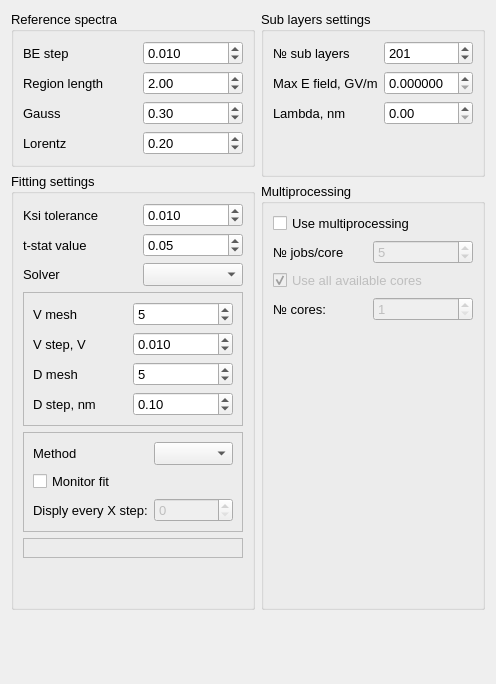
      <widget class="QWidget" name="page_2">
       <layout class="QGridLayout" name="gridLayout_6">
        <item row="0" column="0">
         <widget class="QGroupBox" name="groupBox_2">
          <property name="font">
           <font>
            <pointsize>10</pointsize>
           </font>
          </property>
          <property name="title">
           <string>Reference spectra</string>
          </property>
          <layout class="QGridLayout" name="gridLayout_2">
           <item row="3" column="1">
            <widget class="QDoubleSpinBox" name="sb_ref_lorentz">
             <property name="minimum">
              <double>0.010000000000000</double>
             </property>
             <property name="value">
              <double>0.200000000000000</double>
             </property>
            </widget>
           </item>
           <item row="0" column="1">
            <widget class="QDoubleSpinBox" name="sb_ref_be_step">
             <property name="decimals">
              <number>3</number>
             </property>
             <property name="minimum">
              <double>0.001000000000000</double>
             </property>
             <property name="maximum">
              <double>1.000000000000000</double>
             </property>
             <property name="singleStep">
              <double>0.001000000000000</double>
             </property>
             <property name="value">
              <double>0.010000000000000</double>
             </property>
            </widget>
           </item>
           <item row="1" column="1">
            <widget class="QDoubleSpinBox" name="sb_ref_width">
             <property name="minimumSize">
              <size>
               <width>100</width>
               <height>0</height>
              </size>
             </property>
             <property name="maximumSize">
              <size>
               <width>100</width>
               <height>16777215</height>
              </size>
             </property>
             <property name="minimum">
              <double>0.010000000000000</double>
             </property>
             <property name="singleStep">
              <double>0.100000000000000</double>
             </property>
             <property name="value">
              <double>2.000000000000000</double>
             </property>
            </widget>
           </item>
           <item row="2" column="0">
            <widget class="QLabel" name="label_5">
             <property name="text">
              <string>Gauss</string>
             </property>
            </widget>
           </item>
           <item row="3" column="0">
            <widget class="QLabel" name="label_6">
             <property name="text">
              <string>Lorentz</string>
             </property>
            </widget>
           </item>
           <item row="2" column="1">
            <widget class="QDoubleSpinBox" name="sb_ref_gauss">
             <property name="minimum">
              <double>0.010000000000000</double>
             </property>
             <property name="singleStep">
              <double>0.010000000000000</double>
             </property>
             <property name="value">
              <double>0.300000000000000</double>
             </property>
            </widget>
           </item>
           <item row="0" column="0">
            <widget class="QLabel" name="label_3">
             <property name="text">
              <string>BE step</string>
             </property>
            </widget>
           </item>
           <item row="1" column="0">
            <widget class="QLabel" name="label_4">
             <property name="text">
              <string>Region length</string>
             </property>
            </widget>
           </item>
          </layout>
         </widget>
        </item>
        <item row="0" column="1" rowspan="2">
         <widget class="QGroupBox" name="groupBox_4">
          <property name="font">
           <font>
            <pointsize>10</pointsize>
           </font>
          </property>
          <property name="title">
           <string>Sub layers settings</string>
          </property>
          <layout class="QGridLayout" name="gridLayout_5">
           <item row="0" column="0">
            <widget class="QLabel" name="label_12">
             <property name="text">
              <string>№ sub layers</string>
             </property>
            </widget>
           </item>
           <item row="2" column="0">
            <widget class="QLabel" name="label_14">
             <property name="text">
              <string>Lambda, nm</string>
             </property>
            </widget>
           </item>
           <item row="0" column="2">
            <widget class="QSpinBox" name="sp_sub_layers">
             <property name="minimum">
              <number>1</number>
             </property>
             <property name="maximum">
              <number>1001</number>
             </property>
             <property name="singleStep">
              <number>50</number>
             </property>
             <property name="value">
              <number>201</number>
             </property>
            </widget>
           </item>
           <item row="3" column="0">
            <spacer name="verticalSpacer_4">
             <property name="orientation">
              <enum>Qt::Vertical</enum>
             </property>
             <property name="sizeHint" stdset="0">
              <size>
               <width>20</width>
               <height>40</height>
              </size>
             </property>
            </spacer>
           </item>
           <item row="1" column="2">
            <widget class="QDoubleSpinBox" name="dsp_max_e">
             <property name="decimals">
              <number>6</number>
             </property>
             <property name="singleStep">
              <double>0.001000000000000</double>
             </property>
            </widget>
           </item>
           <item row="1" column="0">
            <widget class="QLabel" name="label_13">
             <property name="text">
              <string>Max E field, GV/m</string>
             </property>
            </widget>
           </item>
           <item row="2" column="2">
            <widget class="QDoubleSpinBox" name="dsp_lambda">
             <property name="singleStep">
              <double>0.010000000000000</double>
             </property>
            </widget>
           </item>
          </layout>
         </widget>
        </item>
        <item row="1" column="0" rowspan="2">
         <widget class="QGroupBox" name="groupBox_3">
          <property name="font">
           <font>
            <pointsize>10</pointsize>
           </font>
          </property>
          <property name="title">
           <string>Fitting settings</string>
          </property>
          <layout class="QGridLayout" name="gridLayout_4">
           <item row="3" column="0" colspan="2">
            <widget class="QFrame" name="f_mesh_gradient">
             <property name="frameShape">
              <enum>QFrame::StyledPanel</enum>
             </property>
             <property name="frameShadow">
              <enum>QFrame::Raised</enum>
             </property>
             <layout class="QGridLayout" name="gridLayout_3">
              <item row="0" column="0">
               <widget class="QLabel" name="label_9">
                <property name="text">
                 <string>V mesh</string>
                </property>
               </widget>
              </item>
              <item row="2" column="0">
               <widget class="QLabel" name="label_10">
                <property name="text">
                 <string>D mesh</string>
                </property>
               </widget>
              </item>
              <item row="0" column="1">
               <widget class="QSpinBox" name="sp_v_mesh">
                <property name="minimumSize">
                 <size>
                  <width>100</width>
                  <height>0</height>
                 </size>
                </property>
                <property name="maximumSize">
                 <size>
                  <width>100</width>
                  <height>16777215</height>
                 </size>
                </property>
                <property name="minimum">
                 <number>1</number>
                </property>
                <property name="singleStep">
                 <number>2</number>
                </property>
                <property name="value">
                 <number>5</number>
                </property>
               </widget>
              </item>
              <item row="2" column="1">
               <widget class="QSpinBox" name="sp_d_mesh">
                <property name="minimum">
                 <number>1</number>
                </property>
                <property name="singleStep">
                 <number>2</number>
                </property>
                <property name="value">
                 <number>5</number>
                </property>
               </widget>
              </item>
              <item row="1" column="0">
               <widget class="QLabel" name="label_15">
                <property name="text">
                 <string>V step, V</string>
                </property>
               </widget>
              </item>
              <item row="3" column="0">
               <widget class="QLabel" name="label_16">
                <property name="text">
                 <string>D step, nm</string>
                </property>
               </widget>
              </item>
              <item row="1" column="1">
               <widget class="QDoubleSpinBox" name="sp_v_step">
                <property name="decimals">
                 <number>3</number>
                </property>
                <property name="minimum">
                 <double>0.001000000000000</double>
                </property>
                <property name="singleStep">
                 <double>0.001000000000000</double>
                </property>
                <property name="value">
                 <double>0.010000000000000</double>
                </property>
               </widget>
              </item>
              <item row="3" column="1">
               <widget class="QDoubleSpinBox" name="sp_d_step">
                <property name="minimum">
                 <double>0.010000000000000</double>
                </property>
                <property name="singleStep">
                 <double>0.100000000000000</double>
                </property>
                <property name="value">
                 <double>0.100000000000000</double>
                </property>
               </widget>
              </item>
             </layout>
            </widget>
           </item>
           <item row="4" column="0" colspan="2">
            <widget class="QFrame" name="f_lm_fit">
             <property name="frameShape">
              <enum>QFrame::StyledPanel</enum>
             </property>
             <property name="frameShadow">
              <enum>QFrame::Raised</enum>
             </property>
             <layout class="QGridLayout" name="gridLayout_7">
              <item row="1" column="1">
               <widget class="QComboBox" name="cb_lm_fit_method"/>
              </item>
              <item row="2" column="0">
               <widget class="QCheckBox" name="chk_lm_fit_monitor">
                <property name="text">
                 <string>Monitor fit</string>
                </property>
               </widget>
              </item>
              <item row="1" column="0">
               <widget class="QLabel" name="label_17">
                <property name="text">
                 <string>Method</string>
                </property>
               </widget>
              </item>
              <item row="3" column="0">
               <widget class="QLabel" name="label_18">
                <property name="text">
                 <string>Disply every X step:</string>
                </property>
               </widget>
              </item>
              <item row="3" column="1">
               <widget class="QSpinBox" name="sb_lm_fit_monitor_step">
                <property name="enabled">
                 <bool>false</bool>
                </property>
               </widget>
              </item>
             </layout>
            </widget>
           </item>
           <item row="6" column="0" colspan="2">
            <spacer name="verticalSpacer">
             <property name="orientation">
              <enum>Qt::Vertical</enum>
             </property>
             <property name="sizeHint" stdset="0">
              <size>
               <width>20</width>
               <height>40</height>
              </size>
             </property>
            </spacer>
           </item>
           <item row="2" column="0">
            <widget class="QLabel" name="label_8">
             <property name="text">
              <string>Solver</string>
             </property>
            </widget>
           </item>
           <item row="2" column="1">
            <widget class="QComboBox" name="cb_solver"/>
           </item>
           <item row="0" column="0">
            <widget class="QLabel" name="label_7">
             <property name="text">
              <string>Ksi tolerance</string>
             </property>
            </widget>
           </item>
           <item row="1" column="0">
            <widget class="QLabel" name="label_11">
             <property name="text">
              <string>t-stat value</string>
             </property>
            </widget>
           </item>
           <item row="0" column="1">
            <widget class="QDoubleSpinBox" name="sb_fit_tolerance">
             <property name="minimumSize">
              <size>
               <width>100</width>
               <height>0</height>
              </size>
             </property>
             <property name="maximumSize">
              <size>
               <width>100</width>
               <height>16777215</height>
              </size>
             </property>
             <property name="decimals">
              <number>3</number>
             </property>
             <property name="minimum">
              <double>0.001000000000000</double>
             </property>
             <property name="maximum">
              <double>1.000000000000000</double>
             </property>
             <property name="singleStep">
              <double>0.001000000000000</double>
             </property>
             <property name="value">
              <double>0.010000000000000</double>
             </property>
            </widget>
           </item>
           <item row="1" column="1">
            <widget class="QDoubleSpinBox" name="sp_t_value">
             <property name="minimum">
              <double>0.010000000000000</double>
             </property>
             <property name="maximum">
              <double>1.000000000000000</double>
             </property>
             <property name="singleStep">
              <double>0.050000000000000</double>
             </property>
             <property name="value">
              <double>0.050000000000000</double>
             </property>
            </widget>
           </item>
           <item row="5" column="0" colspan="2">
            <widget class="QFrame" name="f_pysot">
             <property name="frameShape">
              <enum>QFrame::StyledPanel</enum>
             </property>
             <property name="frameShadow">
              <enum>QFrame::Raised</enum>
             </property>
             <layout class="QGridLayout" name="gridLayout_8"/>
            </widget>
           </item>
          </layout>
         </widget>
        </item>
        <item row="2" column="1">
         <widget class="QGroupBox" name="groupBox">
          <property name="font">
           <font>
            <pointsize>10</pointsize>
           </font>
          </property>
          <property name="title">
           <string>Multiprocessing</string>
          </property>
          <layout class="QGridLayout" name="gridLayout">
           <item row="2" column="0" colspan="2">
            <widget class="QCheckBox" name="chk_mp_all_cores">
             <property name="enabled">
              <bool>false</bool>
             </property>
             <property name="text">
              <string>Use all available cores</string>
             </property>
             <property name="checked">
              <bool>true</bool>
             </property>
            </widget>
           </item>
           <item row="3" column="0">
            <widget class="QLabel" name="label">
             <property name="text">
              <string>№ cores:</string>
             </property>
            </widget>
           </item>
           <item row="1" column="0">
            <widget class="QLabel" name="label_2">
             <property name="text">
              <string>№ jobs/core</string>
             </property>
            </widget>
           </item>
           <item row="3" column="1">
            <widget class="QSpinBox" name="sp_num_cores">
             <property name="enabled">
              <bool>false</bool>
             </property>
             <property name="minimum">
              <number>1</number>
             </property>
            </widget>
           </item>
           <item row="0" column="0" colspan="2">
            <widget class="QCheckBox" name="chk_use_mp">
             <property name="text">
              <string>Use multiprocessing</string>
             </property>
            </widget>
           </item>
           <item row="1" column="1">
            <widget class="QSpinBox" name="sb_jobs_cpu">
             <property name="enabled">
              <bool>false</bool>
             </property>
             <property name="minimumSize">
              <size>
               <width>100</width>
               <height>0</height>
              </size>
             </property>
             <property name="maximumSize">
              <size>
               <width>100</width>
               <height>16777215</height>
              </size>
             </property>
             <property name="value">
              <number>5</number>
             </property>
            </widget>
           </item>
           <item row="4" column="0" colspan="2">
            <spacer name="verticalSpacer_3">
             <property name="orientation">
              <enum>Qt::Vertical</enum>
             </property>
             <property name="sizeHint" stdset="0">
              <size>
               <width>20</width>
               <height>40</height>
              </size>
             </property>
            </spacer>
           </item>
          </layout>
         </widget>
        </item>
        <item row="3" column="0">
         <spacer name="verticalSpacer_2">
          <property name="orientation">
           <enum>Qt::Vertical</enum>
          </property>
          <property name="sizeHint" stdset="0">
           <size>
            <width>17</width>
            <height>63</height>
           </size>
          </property>
         </spacer>
        </item>
       </layout>
      </widget>
